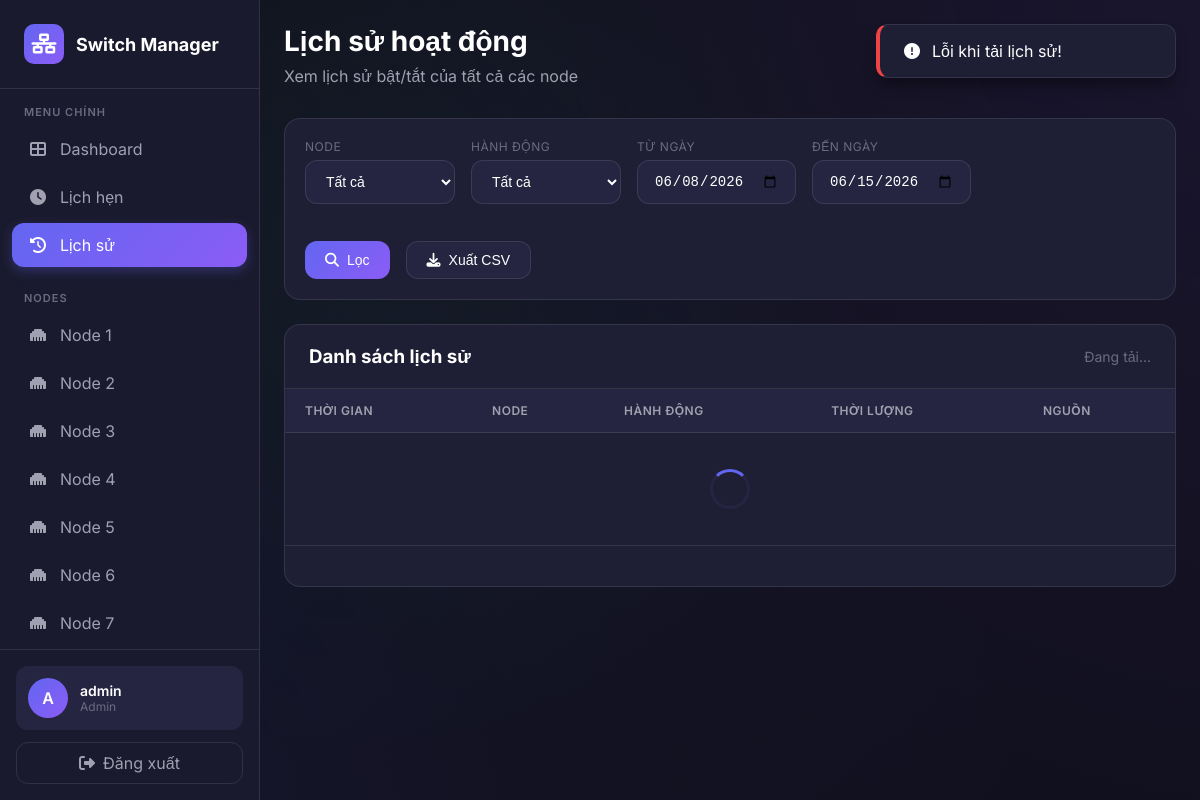
Screenshot of /history (signed in) with the database file from the repository.
### models.py (models this page shows, shortened)
class User(UserMixin, db.Model):
    __tablename__ = 'users'
    id = db.Column(db.Integer, primary_key=True)
    username = db.Column(db.String(80), unique=True, nullable=False)
    email = db.Column(db.String(120), unique=True, nullable=False)
    password_hash = db.Column(db.String(256), nullable=False)
    is_admin = db.Column(db.Boolean, default=False)
    is_approved = db.Column(db.Boolean, default=False)
    created_at = db.Column(db.DateTime, default=lambda: to_naive_vietnam(get_vietnam_time()))
    last_login = db.Column(db.DateTime)

### routes/main.py (the view)
@main_bp.route('/history')
@login_required
def history():
    switches = Switch.query.order_by(Switch.id).all()
    return render_template('history.html', switches=switches)

### app.py (called while the page is built)
@login_manager.user_loader
def load_user(user_id):
    return User.query.get(int(user_id))

### templates/history.html (shortened to what this page needs)
{% extends "base.html" %}
{% block content %}
<div class="page-header">
    <h1 class="page-title">Lịch sử hoạt động</h1>
    <p class="page-subtitle">Xem lịch sử bật/tắt của tất cả các node</p>
</div>
<div class="history-filters">
    <div class="filter-group">
        <label>Node</label>
        <select id="filterSwitch" class="form-control" style="min-width: 150px;">
            <option value="">Tất cả</option>
        </select>
    </div>
    <div class="filter-group">
        <label>Hành động</label>
        <select id="filterAction" class="form-control" style="min-width: 150px;">
            <option value="">Tất cả</option>
        </select>
    </div>
    <div class="filter-group">
        <label>Từ ngày</label>
        <input type="date" id="filterDateFrom" class="form-control">
    </div>
    <div class="filter-group">
        <label>Đến ngày</label>
        <input type="date" id="filterDateTo" class="form-control">
    </div>
    <div class="filter-group" style="justify-content: flex-end;">
        <label>&nbsp;</label>
        <div class="flex gap-2">
            <button class="btn btn-primary" onclick="loadHistory()">
                <i class="fas fa-search"></i> Lọc
            </button>
            <button class="btn btn-secondary" onclick="exportCSV()">
                <i class="fas fa-download"></i> Xuất CSV
            </button>
        </div>
    </div>
</div>
<div class="history-table-card">
    <div class="history-table-header">
        <h3>Danh sách lịch sử</h3>
        <span class="history-count" id="historyCount">Đang tải...</span>
    </div>
    <div class="table-container">
        <table class="history-table">
            <thead>
                <tr>
                    <th>Thời gian</th>
                    <th>Node</th>
                    <th>Hành động</th>
                    <th>Thời lượng</th>
                    <th>Nguồn</th>
                </tr>
            </thead>
            <tbody id="historyTableBody">
                <tr>
                    <td colspan="5" class="text-center">
                        <div class="spinner" style="margin: 20px auto;"></div>
                    </td>
                </tr>
            </tbody>
        </table>
    </div>
    <div class="pagination" id="pagination"></div>
</div>
{% endblock %}

### templates/base.html (shortened to what this page needs)
<!DOCTYPE html>
<html lang="vi">
<head>
    <link rel="stylesheet" href="https://cdnjs.cloudflare.com/ajax/libs/font-awesome/6.4.0/css/all.min.css">
</head>
<body>
    <div class="toast-container" id="toastContainer"></div>
    <aside class="sidebar" id="sidebar">
        <div class="sidebar-header">
            <a href="{{ url_for('main.dashboard') }}" class="logo">
                <div class="logo-icon">
                    <i class="fas fa-network-wired"></i>
                </div>
                <span class="logo-text">Switch Manager</span>
            </a>
        </div>
        <nav class="sidebar-nav">
            <div class="nav-section">
                <div class="nav-section-title">Menu chính</div>
                <a href="{{ url_for('main.dashboard') }}" class="nav-item {% if request.endpoint == 'main.dashboard' %}active{% endif %}">
                    <i class="fas fa-th-large"></i>
                    <span>Dashboard</span>
                </a>
                <a href="{{ url_for('main.schedules') }}" class="nav-item {% if request.endpoint == 'main.schedules' %}active{% endif %}">
                    <i class="fas fa-clock"></i>
                    <span>Lịch hẹn</span>
                </a>
                <a href="{{ url_for('main.history') }}" class="nav-item {% if request.endpoint == 'main.history' %}active{% endif %}">
                    <i class="fas fa-history"></i>
                    <span>Lịch sử</span>
                </a>
            </div>
            <div class="nav-section">
                <div class="nav-section-title">Nodes</div>
                {% for i in range(1, 9) %}
                <a href="{{ url_for('main.node_detail', node_id=i) }}" class="nav-item {% if request.endpoint == 'main.node_detail' and request.view_args.get('node_id') == i %}active{% endif %}">
                    <i class="fas fa-ethernet"></i>
                    <span>Node {{ i }}</span>
                </a>
                {% endfor %}
            </div>
        </nav>
        <div class="sidebar-footer">
            <div class="user-info">
                <div class="user-avatar">
                    {{ current_user.username[0].upper() }}
                </div>
                <div class="user-details">
                    <div class="user-name">{{ current_user.username }}</div>
                    <div class="user-role">{{ 'Admin' if current_user.is_admin else 'User' }}</div>
                </div>
            </div>
            <a href="{{ url_for('auth.logout') }}" class="logout-btn">
                <i class="fas fa-sign-out-alt"></i>
                <span>Đăng xuất</span>
            </a>
        </div>
    </aside>
    <main class="main-content">
        {% block content %}{% endblock %}
    </main>
</body>
</html>

### templates/history.html (style rules this page uses)
.history-filters { display: flex; flex-wrap: wrap; gap: 16px; margin-bottom: 24px; padding: 20px; background: var(--bg-card); border: 1px solid var(--border-color); border-radius: var(--radius-lg); }
.filter-group { display: flex; flex-direction: column; gap: 6px; }
.filter-group label { font-size: 12px; color: var(--text-muted); text-transform: uppercase; letter-spacing: 0.5px; }
.history-table-card { background: var(--bg-card); border: 1px solid var(--border-color); border-radius: var(--radius-lg); overflow: hidden; }
.history-table-header { padding: 20px 24px; border-bottom: 1px solid var(--border-color); display: flex; align-items: center; justify-content: space-between; }
.history-count { color: var(--text-muted); font-size: 14px; }
.history-table { width: 100%; }
.history-table th { background: var(--bg-tertiary); padding: 14px 20px; text-align: left; font-size: 12px; font-weight: 600; text-transform: uppercase; letter-spacing: 0.5px; color: var(--text-secondary); }
.history-table td { padding: 16px 20px; border-bottom: 1px solid var(--border-color); }
.history-table tr:last-child td { border-bottom: none; }
.pagination { display: flex; align-items: center; justify-content: center; gap: 8px; padding: 20px; border-top: 1px solid var(--border-color); }

### rows the page displays
User: username "A", username "admin", is_admin "Admin"

### other values shown
{{ i }} "1" "2" "3" "4" "5" "6" "7"
